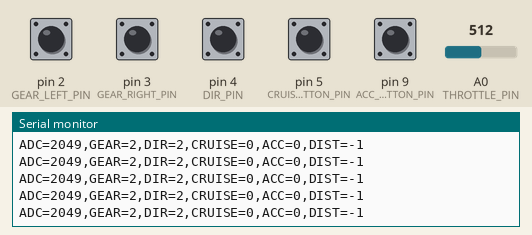
Bench run of a sketch on a simulated Arduino Uno, built with avr-gcc and run on an emulated ATmega328P. Parts: the last lines printed to the serial monitor. Inputs (shaded band) come from the test bench; at power-on: pin 4 (DIR_PIN) HIGH, pin 2 (GEAR_LEFT_PIN), pin 3 (GEAR_RIGHT_PIN), pin 5 (CRUISE_BUTTON_PIN), pin 9 (ACC_BUTTON_PIN) LOW, A0 (THROTTLE_PIN) = 512.

Above: at 1.2 s.
1.3 s: A0 (THROTTLE_PIN) set to 267
At 2.2 s:
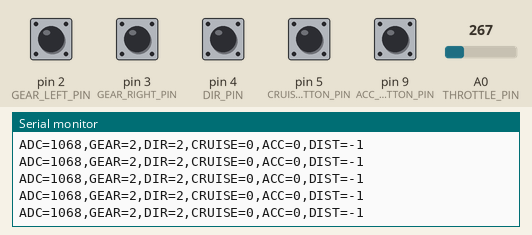
2.8 s: A0 (THROTTLE_PIN) set to 233
At 3.4 s:
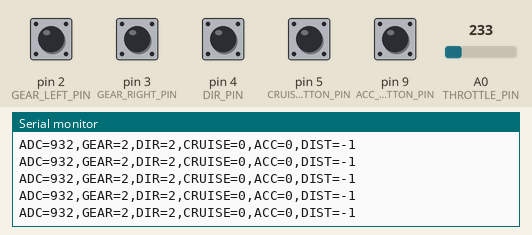
Timing chart, 0 to 5.8 s (numbered marks = the images above; inputs shaded):
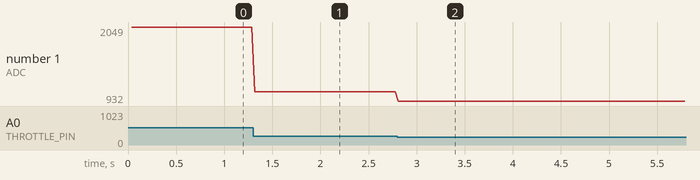

Measured:
- after the input at 1.3 s, the serial monitor: prints a new line at once (image 1)
- after the input at 2.8 s, the serial monitor: prints a new line at once (image 2)
- plotted number 1: 2049 → 1068 after the input at 1.3 s, 1068 → 932 after the input at 2.8 s

The sketch:

Throtlle.ino
```cpp
// Arduino Uno - Throttle + Gear Sender for Speedometer Web UI
// Reads an analog input (e.g. potentiometer) on A0 for throttle,
// and two digital pins for the handlebar gear rocker (I / II / III),
// then sends both over serial in one line the web UI understands:
//   ADC=<0..4095>,GEAR=<1|2|3>
//
// Throttle wiring (if using a potentiometer as throttle):
//   Pot pin 1 -> 5V
//   Pot pin 2 (wiper) -> A0
//   Pot pin 3 -> GND
//
// Gear rocker wiring (per the throttle housing, confirmed by multimeter):
//   Brown wire (centre, common) -> 5V
//   White wire                  -> D2 (GEAR_LEFT_PIN), + 5k ohm resistor D2 to GND
//   Blue wire                   -> D3 (GEAR_RIGHT_PIN), + 5k ohm resistor D3 to GND
// (The pull-down resistors are required because the centre wire is 5V, not
//  GND, so the signal pins would otherwise float when the switch isn't
//  pressing them high. Uno has no built-in pull-down, only pull-up.)
// Note: "LEFT"/"RIGHT" here are just pin labels carried over from testing —
// they don't necessarily match the physical left/right of the switch body.
// What matters is D2=white, D3=blue, matching the truth table below.
//
// Truth table (confirmed with multimeter + Serial Monitor testing):
//   LEFT=0, RIGHT=0 -> Gear II  (Normal)
//   LEFT=1, RIGHT=0 -> Gear III (Sport)
//   LEFT=0, RIGHT=1 -> Gear I   (Eco)
//
// F/R (forward/reverse) rocker wiring — SEPARATE connector, only 2 wires
// since it's a 2-state switch (unlike the 3-wire gear rocker):
//   Purple wire -> 5V (common)
//   Yellow wire -> D4 (DIR_PIN), + 5k ohm resistor D4 to GND
//
// ASSUMED (not yet multimeter-confirmed — check with Serial Monitor the
// same way the gear table above was confirmed, flip DIR_REVERSED_WHEN_HIGH
// below if F and R come out backwards):
//   DIR_PIN = LOW  -> Forward
//   DIR_PIN = HIGH -> Reverse
//
// --- Cruise control (v5) ---
// CRUISE_BUTTON_PIN and BRAKE_PIN are wired the same active-HIGH way as
// the gear/DIR switches: one leg to 5V, the other leg to the Arduino pin
// AND to GND through a resistor (pull-down). Idle reads LOW, pressed
// reads HIGH — confirmed on the bench (D5 idle=0/pressed=1, D6
// idle=0/pressed=1). No internal pull-up is used here since the
// external resistor already sets the idle state.
//
// Toggles cruise: press once to engage, press again to cancel.
//
// BRAKE_PIN: pressed = HIGH cancels cruise immediately, at any time.
//
// Third cancel condition: once cruise is engaged, if the live throttle
// has fully returned to rest (idle) at some point, and *after* that a
// sudden jump of >= CRUISE_SPIKE_ADC within CRUISE_SPIKE_WINDOW_MS
// happens, cruise cancels. This is meant to catch "grabbing the throttle
// again after resting your hand" while cruising. It intentionally does
// NOT trigger just because you eased off the throttle to rest — only a
// rest THEN a spike disengages it.
//
// While cruise is active, the ADC value sent over serial is the LATCHED
// value from the moment cruise engaged (so the web gauge holds steady),
// not the live throttle reading. The live reading keeps being sampled
// in the background purely to watch for the rest+spike cancel condition.
//
// Must match the baud rate used in script.js (115200).
//
// --- Adaptive cruise control / gap sensor (v6) ---
// Adds a Waveshare TOF Laser Range Sensor (D) read over a SECOND, software
// UART (hardware Serial is already busy talking to the web UI), plus a new
// ACC toggle button. ACC is a SEPARATE mode from the existing flat-speed
// cruise above — only one of the two can be active at a time (engaging one
// cancels the other), so there's never two conflicting speed targets.
//
// This sketch's only job for ACC is: read the sensor, forward the raw
// distance and the ACC on/off flag over serial. All the actual gap-control
// math (time-gap target, PD control, lost-target fallback, output
// smoothing) lives in script.js, driving the simulated vehicle speed. No
// physical throttle actuation happens here.
//
// TOF sensor wiring (UART mode, NLink_TOFSense_Frame0 protocol):
//   Sensor TX -> D7 (TOF_RX_PIN)
//   Sensor RX -> D8 (TOF_TX_PIN)  [unused for reading, SoftwareSerial needs it declared anyway]
//   Sensor VCC/GND per its datasheet.
//
// IMPORTANT: this sensor defaults to 921600 baud, which SoftwareSerial on
// an Uno cannot reliably sustain. Before wiring it in, connect it to a
// USB-TTL adapter, open Waveshare's TOF Assistant tool, and change the
// baud rate to 115200 (TOF_BAUD_RATE below) — otherwise frames will be
// garbled/dropped.
//
// Frame format (confirmed against Nooploop's NLink_TOFSense_Frame0 spec):
// 16 bytes total, little-endian.
//   byte 0     : header, fixed 0x57
//   byte 1     : function mark, fixed 0x00 for output frames
//   byte 3     : sensor ID
//   bytes 4-7  : system_time (uint32, unused here)
//   bytes 8-10 : distance, int24 LE, sign-extend to int32, value is mm
//   byte 11    : dis_status (0 = normal/trustworthy on the bench; anything
//                else is treated as an unreliable reading here — flip this
//                assumption if TOF Assistant shows different status codes
//                for your unit)
//   bytes 12-13: signal_strength (uint16, unused here)
//   byte 15    : checksum = low byte of sum(bytes 0..14)
//
// ACC_BUTTON_PIN wired identically to CRUISE_BUTTON_PIN/BRAKE_PIN: one leg
// to 5V, the other leg to the pin + external 5k pull-down to GND. Toggle:
// press once to engage ACC, press again to cancel. Brake cancels it too.

#include <SoftwareSerial.h>

const int THROTTLE_PIN      = A0;  // analog input pin
const int GEAR_LEFT_PIN     = 2;   // digital input, needs 5k pull-down to GND
const int GEAR_RIGHT_PIN    = 3;   // digital input, needs 5k pull-down to GND
const int DIR_PIN           = 4;   // digital input, needs 5k pull-down to GND
const int CRUISE_BUTTON_PIN = 5;   // digital input, external 5k pull-down, HIGH = pressed
const int BRAKE_PIN         = 6;   // digital input, external 5k pull-down, HIGH = pressed (placeholder button for now)
const int TOF_RX_PIN        = 7;   // SoftwareSerial RX, wire to TOF sensor TX
const int TOF_TX_PIN        = 8;   // SoftwareSerial TX, wire to TOF sensor RX (unused, but pin must exist)
const int ACC_BUTTON_PIN    = 9;   // digital input, external 5k pull-down, HIGH = pressed

// Flip this to false if testing shows HIGH = Forward instead of Reverse.
const bool DIR_REVERSED_WHEN_HIGH = true;

const unsigned long BAUD_RATE = 115200;
const unsigned long SEND_INTERVAL_MS = 30; // ~33 updates/sec, smooth enough for the gauge

// Throttle is considered "at rest" at/below this scaled ADC value. Set
// just above the 1120 idle baseline script.js already uses, so normal
// sensor noise at idle doesn't flicker in and out of "rest".
const int THROTTLE_REST_ADC = 1200;

// 30% of the full 0..4095 ADC range — the spike-detection threshold.
const int CRUISE_SPIKE_ADC = (int)(4095 * 0.30);

// Window to measure the spike over.
const unsigned long CRUISE_SPIKE_WINDOW_MS = 1000;

// History buffer of live scaled-ADC samples, one slot per send cycle,
// long enough to cover the spike window (used to compare "now" against
// "~1 second ago" without needing a timestamp per sample).
const int HISTORY_LEN = (CRUISE_SPIKE_WINDOW_MS / SEND_INTERVAL_MS) + 2;
int throttleHistory[HISTORY_LEN];
int historyIndex = 0;
bool historyFull = false;

bool cruiseActive = false;
int cruiseLatchedAdc = 0;
bool cruiseReachedRest = false; // has live throttle hit rest since cruise engaged?

bool lastButtonPressed = false; // for edge detection on the toggle button

unsigned long lastSendTime = 0;

// --- TOF sensor (adaptive cruise gap input) ---
SoftwareSerial tofSerial(TOF_RX_PIN, TOF_TX_PIN);

// Reconfigure the sensor to this via TOF Assistant before wiring it in —
// see the header comment above. Do NOT leave it at the 921600 default.
const unsigned long TOF_BAUD_RATE = 115200;

const int TOF_FRAME_LEN = 16;
uint8_t tofFrame[TOF_FRAME_LEN];
int tofFrameIndex = 0;

long tofDistanceMm = -1;          // -1 = no valid/trustworthy reading yet
unsigned long tofLastValidMs = 0; // millis() of the last accepted frame

// If no valid frame arrives within this window, treat the target as lost
// (sensor out of range past 40m, nothing in view, or a run of bad frames).
const unsigned long TOF_TIMEOUT_MS = 300;

// --- Adaptive cruise control (ACC) ---
bool accActive = false;
bool lastAccButtonPressed = false; // for edge detection on the ACC toggle button

// Debounced digital read: takes two samples 2ms apart and only trusts the
// result if they agree. Retries a few times if the pin is bouncing/noisy,
// then just returns the latest sample rather than retrying forever (an
// unbounded retry loop could hang the loop() if a pin stays noisy).
int readDebounced(int pin) {
  const int MAX_ATTEMPTS = 10;

  for (int attempt = 0; attempt < MAX_ATTEMPTS; attempt++) {
    int a = digitalRead(pin);
    delay(2);
    int b = digitalRead(pin);
    if (a == b) return a;
  }

  return digitalRead(pin); // give up trying to settle, just use the latest read
}

int readGear() {
  bool left  = readDebounced(GEAR_LEFT_PIN)  == HIGH;
  bool right = readDebounced(GEAR_RIGHT_PIN) == HIGH;

  if (left && !right)  return 3; // Sport
  if (!left && right)  return 1; // Eco
  return 2;                      // Normal (both low, or the rare both-high glitch)
}

// Returns 1 for Forward, 2 for Reverse.
int readDirection() {
  bool high = readDebounced(DIR_PIN) == HIGH;
  bool reverse = DIR_REVERSED_WHEN_HIGH ? high : !high;
  return reverse ? 2 : 1;
}

// Pushes a new live throttle sample into the ring buffer.
void pushHistory(int scaledAdc) {
  throttleHistory[historyIndex] = scaledAdc;
  historyIndex = (historyIndex + 1) % HISTORY_LEN;
  if (historyIndex == 0) historyFull = true;
}

// The oldest sample currently in the buffer — approximately
// CRUISE_SPIKE_WINDOW_MS old, since we push one sample per send cycle.
int oldestHistorySample() {
  // historyIndex points at the slot that will be overwritten next,
  // which is exactly the oldest sample once the buffer has wrapped.
  return throttleHistory[historyIndex];
}

// True if the live throttle has jumped by >= CRUISE_SPIKE_ADC compared
// to ~CRUISE_SPIKE_WINDOW_MS ago.
bool detectedThrottleSpike(int liveScaledAdc) {
  if (!historyFull) return false; // not enough history yet, don't false-trigger at boot/right after engaging
  int past = oldestHistorySample();
  return (liveScaledAdc - past) >= CRUISE_SPIKE_ADC;
}

// Reads the cruise toggle button and returns true exactly once per
// press (rising edge on "pressed"), so holding it down doesn't spam
// toggles.
bool cruiseButtonPressedEdge() {
  bool pressed = readDebounced(CRUISE_BUTTON_PIN) == HIGH;
  bool edge = pressed && !lastButtonPressed;
  lastButtonPressed = pressed;
  return edge;
}

bool brakePressed() {
  return readDebounced(BRAKE_PIN) == HIGH;
}

// Runs the whole cruise state machine for one cycle. liveScaledAdc is
// the real-time throttle reading (0..4095) for this cycle; returns the
// ADC value that should actually be sent over serial (latched if
// cruising, live otherwise).
int updateCruiseControl(int liveScaledAdc) {
  // 1. Button toggles cruise on/off.
  if (cruiseButtonPressedEdge()) {
    if (cruiseActive) {
      cruiseActive = false;
    } else {
      cruiseActive = true;
      cruiseLatchedAdc = liveScaledAdc;
      cruiseReachedRest = false;
      accActive = false; // mutually exclusive with ACC
    }
  }

  // 2. Brake cancels cruise immediately, any time.
  if (cruiseActive && brakePressed()) {
    cruiseActive = false;
  }

  // 3. Rest-then-spike cancels cruise.
  if (cruiseActive) {
    if (!cruiseReachedRest && liveScaledAdc <= THROTTLE_REST_ADC) {
      cruiseReachedRest = true;
    }
    if (cruiseReachedRest && detectedThrottleSpike(liveScaledAdc)) {
      cruiseActive = false;
    }
  }

  if (!cruiseActive) {
    cruiseReachedRest = false;
  }

  return cruiseActive ? cruiseLatchedAdc : liveScaledAdc;
}

// Pulls in whatever bytes are waiting on the TOF's software UART, hunts
// for a valid 16-byte frame (header 0x57, function mark 0x00, checksum
// verified), and updates tofDistanceMm when one is found. Re-syncs on any
// mismatch instead of getting stuck, so a single dropped/garbled byte
// can't wedge the parser. Call this every loop() pass (not gated by
// SEND_INTERVAL_MS) so the software UART's small internal buffer doesn't
// overflow between reads.
void readTofSensor() {
  while (tofSerial.available()) {
    uint8_t b = tofSerial.read();

    if (tofFrameIndex == 0) {
      if (b != 0x57) continue; // not a header byte, keep hunting
    } else if (tofFrameIndex == 1) {
      if (b != 0x00) { tofFrameIndex = 0; continue; } // wrong function mark, resync
    }

    tofFrame[tofFrameIndex++] = b;

    if (tofFrameIndex >= TOF_FRAME_LEN) {
      tofFrameIndex = 0; // always reset for the next frame, valid or not

      uint8_t checksum = 0;
      for (int i = 0; i < TOF_FRAME_LEN - 1; i++) checksum += tofFrame[i];

      if (checksum == tofFrame[TOF_FRAME_LEN - 1]) {
        uint8_t status = tofFrame[11];

        // Distance is a little-endian int24 spread across bytes 8-10.
        // Shift into the top of an int32 then sign-extend from bit 23.
        int32_t raw24 = (int32_t)tofFrame[8] | ((int32_t)tofFrame[9] << 8) | ((int32_t)tofFrame[10] << 16);
        if (raw24 & 0x00800000) raw24 |= 0xFF000000;

        if (status == 0) { // treat non-zero status as an unreliable reading
          tofDistanceMm = raw24;
          tofLastValidMs = millis();
        }
      }
      // Bad checksum -> just drop this frame; the next 0x57 starts fresh.
    }
  }

  if (millis() - tofLastValidMs > TOF_TIMEOUT_MS) {
    tofDistanceMm = -1; // nothing recent enough to trust -> lost target
  }
}

bool accButtonPressedEdge() {
  bool pressed = readDebounced(ACC_BUTTON_PIN) == HIGH;
  bool edge = pressed && !lastAccButtonPressed;
  lastAccButtonPressed = pressed;
  return edge;
}

// ACC and flat-speed cruise are mutually exclusive — only one auto-speed
// mode runs at a time, so there's never two conflicting targets. Engaging
// one cancels the other (the cruise side of this is handled inside
// updateCruiseControl()). Brake cancels ACC immediately, same as cruise.
void updateAccControl() {
  if (accButtonPressedEdge()) {
    accActive = !accActive;
    if (accActive) cruiseActive = false;
  }

  if (accActive && brakePressed()) {
    accActive = false;
  }
}

void setup() {
  Serial.begin(BAUD_RATE);
  pinMode(THROTTLE_PIN, INPUT);
  pinMode(GEAR_LEFT_PIN, INPUT);
  pinMode(GEAR_RIGHT_PIN, INPUT);
  pinMode(DIR_PIN, INPUT);
  pinMode(CRUISE_BUTTON_PIN, INPUT);
  pinMode(BRAKE_PIN, INPUT);
  pinMode(ACC_BUTTON_PIN, INPUT);

  tofSerial.begin(TOF_BAUD_RATE);

  for (int i = 0; i < HISTORY_LEN; i++) throttleHistory[i] = 0;
}

void loop() {
  // Not gated by SEND_INTERVAL_MS — needs to run every pass so the
  // software UART's small buffer doesn't overflow between sends.
  readTofSensor();
  updateAccControl();

  unsigned long now = millis();

  if (now - lastSendTime >= SEND_INTERVAL_MS) {
    lastSendTime = now;

    int raw = analogRead(THROTTLE_PIN); // 0..1023 on Uno

    // Web UI expects a 0..4095 style ADC range (STM32 12-bit ADC).
    // Uno's ADC is 10-bit (0..1023), so scale it up to keep the
    // same ADC=1120..4095 mapping used in script.js.
    int liveScaled = map(raw, 0, 1023, 0, 4095);
    int gear = readGear();
    int dir = readDirection();

    // Cruise control runs on the live value, and hands back whichever
    // value should actually be reported (latched or live). The live
    // sample also gets pushed into history for spike detection,
    // regardless of whether cruise is currently active.
    int reportedScaled = updateCruiseControl(liveScaled);
    pushHistory(liveScaled);

    Serial.print("ADC=");
    Serial.print(reportedScaled);
    Serial.print(",GEAR=");
    Serial.print(gear);
    Serial.print(",DIR=");
    Serial.print(dir);
    Serial.print(",CRUISE=");
    Serial.print(cruiseActive ? 1 : 0);
    Serial.print(",ACC=");
    Serial.print(accActive ? 1 : 0);
    Serial.print(",DIST=");
    Serial.println(tofDistanceMm); // mm, -1 = no valid target
  }
}
```
